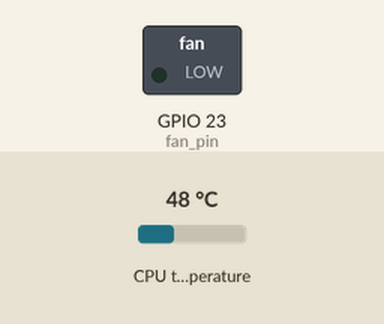
A program run on a simulated Raspberry Pi (BCM pin numbers). On the bench: switched loads named in the program (green lamp = pin HIGH). Inputs (shaded band) come from the test bench; at power-on: CPU temperature 48 °C.

Above: at 1.2 s.
1.3 s: CPU temperature set to 52 °C
At 5.5 s:
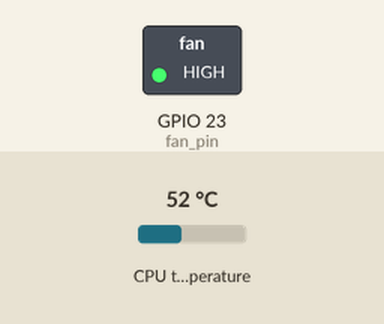
Timing chart, 0 to 7.0 s (numbered marks = the images above; inputs shaded):
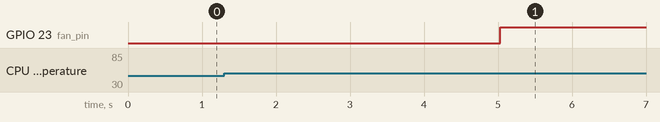

Measured:
- the behaviour switches between 50 and 51 °C on CPU temperature (found by bisection; images 0 and 1)
- after the input at 1.3 s, GPIO 23 (fan_pin): LOW → HIGH after 3.7 s

The program:

autocool.py
```python
# auto cool

import commands,time
import RPi.GPIO as io
io.setmode(io.BCM)

fan_pin = 23

io.setup(fan_pin,io.OUT)
io.output(fan_pin,False)

def get_cpu_temp():
    tempFile = open( "/sys/class/thermal/thermal_zone0/temp" )
    cpu_temp = tempFile.read()
    tempFile.close()
    return float(cpu_temp)/1000
    # Uncomment the next line if you want the temp in Fahrenheit
    #return float(1.8*cpu_temp)+32

def get_gpu_temp():
    gpu_temp = commands.getoutput( '/opt/vc/bin/vcgencmd measure_temp' ).replace( 'temp=', '' ).replace( '\'C', '' )
    return  float(gpu_temp)
    # Uncomment the next line if you want the temp in Fahrenheit
    # return float(1.8* gpu_temp)+32

def main():
    while True:
		cpuTmp = get_cpu_temp()
		gpuTmp = get_gpu_temp()
		if cpuTmp > 50 or gpuTmp > 50:
			# start cool fan 60 seconds
			io.output(fan_pin,True)
			time.sleep(60)
		else:
			io.output(fan_pin,False)
		# check every 5 seconds
		time.sleep(5)

if __name__ == '__main__':
    main()
```
